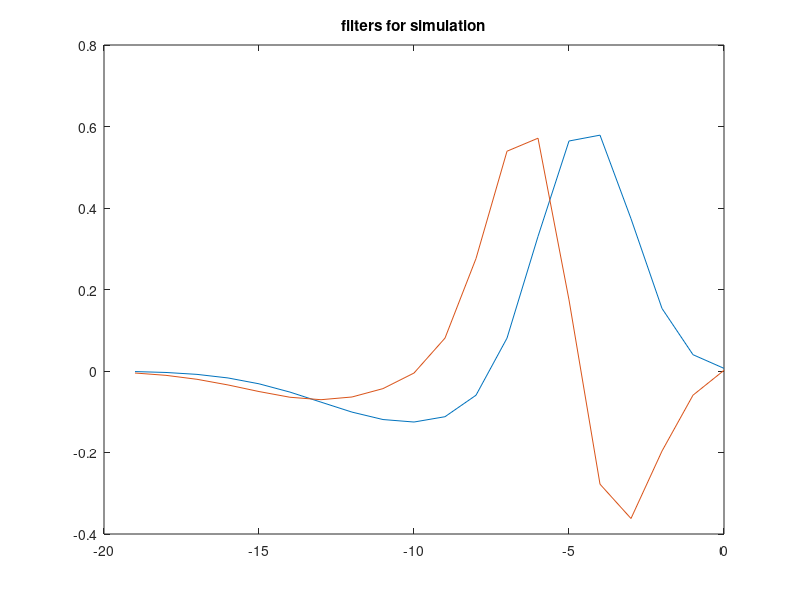

This chart was generated by the following MATLAB code: (Note: this script raises an error after producing the figure.)
% test_iSTAC_script.m
%
% Simple script for testing out the iSTAC code

% 0. Set up parameters for an example Linear-Nonlinear-Poisson (LNP) neuron 
nt = 20;        % number of temporal elements of filter
tvec = [-nt+1:0]'; % time vector 

filt1 = exp(-((tvec+4.5)/1.5).^2/2) -.2*exp(-((tvec+nt/2)/3).^2/2); %1st filter
filt1 = filt1./norm(filt1);  %normalize

filt2 = [diff(filt1); 0];  % 2nd filter
filt2 = filt2- filt1*(filt1'*filt2); %orthogonalize to 1st filter
filt2 = filt2./norm(filt2); % normalize

plot(tvec, [filt1 filt2])  % Plot resulting filters;
title('filters for simulation');

%% 1.  1st example:  rectified linear LNP neuron
% ===================================================

% Create stimulus ------------------
slen = 2000;   % Stimulus length
Stim = randn(slen,1);
RefreshRate = 100; % refresh rate

linresp = sameconv(Stim, filt1);  % filter output
r = max(linresp,0)*50; % instantaneous spike rate
spikes = poissrnd(r/RefreshRate); % generate spikes

[sta,stc,rawmu,rawcov] = simpleSTC(Stim,spikes, nt); % Compute STA and STC
[u,s,v] = svd(stc); % Compute eigenvectors of STC matrix

ndims = 1;
[vecs, vals, DD] = compiSTAC(sta, stc, rawmu, rawcov, ndims);
plot(tvec, filt1, 'k--', tvec, sta./norm(sta), tvec, u(:,end), tvec, vecs);
legend('true k', 'STA', 'STC', 'iSTAC', 'location', 'northwest');

Errs = [subspace(filt1,sta) subspace(filt1, u(:,end)) subspace(filt1, vecs)];
fprintf(1, 'Errors: STA=%.3f, STC=%.3f, iSTAC=%.3f\n', Errs(1), Errs(2), Errs(3));


%% 2. 2nd example:  2-dimensional LNP with a quadratic nonlinearity and
% non-zero STA, and a correlated stimulus
% ===================================================
%
% In this example, the STA also lies in the space spanned by the two
% filters, but by using iSTAC we can pull out the 2 relevant axes much more
% accurately

% % Create stimulus ------------------
slen = 10000;   % Stimulus length (Better convergence w/ longer stimulus)
Stim = randn(slen,1);
Stim = conv2(Stim,normpdf(-3:3,0,1)','same'); % smooth stimulus
RefreshRate = 100; % refresh rate

DC = [0.75 .5];  % Setting to zero means expected STA is zero
linresp = [sameconv(Stim, filt1)+DC(1) sameconv(Stim,filt2)+DC(2)];  % filter output
r = 10*linresp(:,1).^2 + 8*linresp(:,2).^2; % instantaneous spike rate
spikes = poissrnd(r/RefreshRate); % generate spikes

[sta,stc,rawmu,rawcov] = simpleSTC(Stim,spikes,nt);
[u,s,v] = svd(stc);

ndims = 10;  % (Only need 2, but compute 10 for demonstration purposes)
eigvalthresh = 0.05; % eigenvalue cutoff threshold (for pruning dims from raw stimulus)
[vecs, vals, DD] = compiSTAC(sta, stc, rawmu, rawcov, ndims,eigvalthresh);
KLcontributed = [vals(1); diff(vals)];
ndims = length(vals);

subplot(221);  plot(1:ndims, KLcontributed, 'o');
title('KL contribution');
xlabel('subspace dimensionality');

subplot(221);
plot(tvec, filt1, 'k--', tvec, u(:,1:2)*u(:,1:2)'*filt1, ...
    tvec, vecs(:,1:2)*vecs(:,1:2)'*filt1, 'r');
title('Reconstruction of 1st filter');
legend('true k', 'STC', 'iSTAC', 'location', 'northwest');

subplot(223);
plot(tvec, filt2, 'k--', tvec, u(:,1:2)*u(:,1:2)'*filt2, ...
    tvec, vecs(:,1:2)*vecs(:,1:2)'*filt2, 'r');
title('Reconstruction of 2nd filter');

subplot(222);  
plot(1:ndims, KLcontributed, 'o');
title('KL contribution');
xlabel('subspace dimensionality');

subplot(224);
plot(tvec, vecs(:,1:2));
title('iSTAC filters');
legend('1st', '2nd', 'location', 'northwest');

Errs = [subspace([filt1 filt2], u(:,1:2)) subspace([filt1 filt2], vecs(:,1:2))];
fprintf(1, 'Errors: STC=%.3f, iSTAC=%.3f\n', Errs(1), Errs(2));


%% 3. Illustrate convergence behavior with 1D linear-rectified model
% ===================================================

slens = [1000 4000 16000 64000];
nvals = length(slens);
niters = 20;
ndims = 1;
ErrsSTA = zeros(niters, nvals);
ErrsiSTAC = zeros(niters, nvals);
for i = 1:nvals
    slen = slens(i)
    for j = 1:niters

        % Generate stimulus and LNP response
        Stim = randn(slen,1);
        linresp = sameconv(Stim, filt1);  % filter output
        r = max(linresp,0)*50; % instantaneous spike rate
        spikes = poissrnd(r/RefreshRate); % generate spikes

        [sta,stc,rawmu,rawcov] = simpleSTC(Stim,spikes, nt); % Compute STA and STC
        istac =  compiSTAC(sta, stc, rawmu, rawcov, ndims);  % compute iSTAC

        ErrsSTA(j,i) = subspace(filt1,sta); 
        ErrsiSTAC(j,i)= subspace(filt1, istac);
    end
end

clf;
plot(slens, mean(ErrsSTA), 'bo-', slens, mean(ErrsiSTAC), 'ro-');
set(gca, 'xscale', 'log', 'yscale', 'linear');
legend('STA', 'iSTAC', 'location', 'northeast');
xlabel('stim length (samples)');
ylabel('error (radians)');

